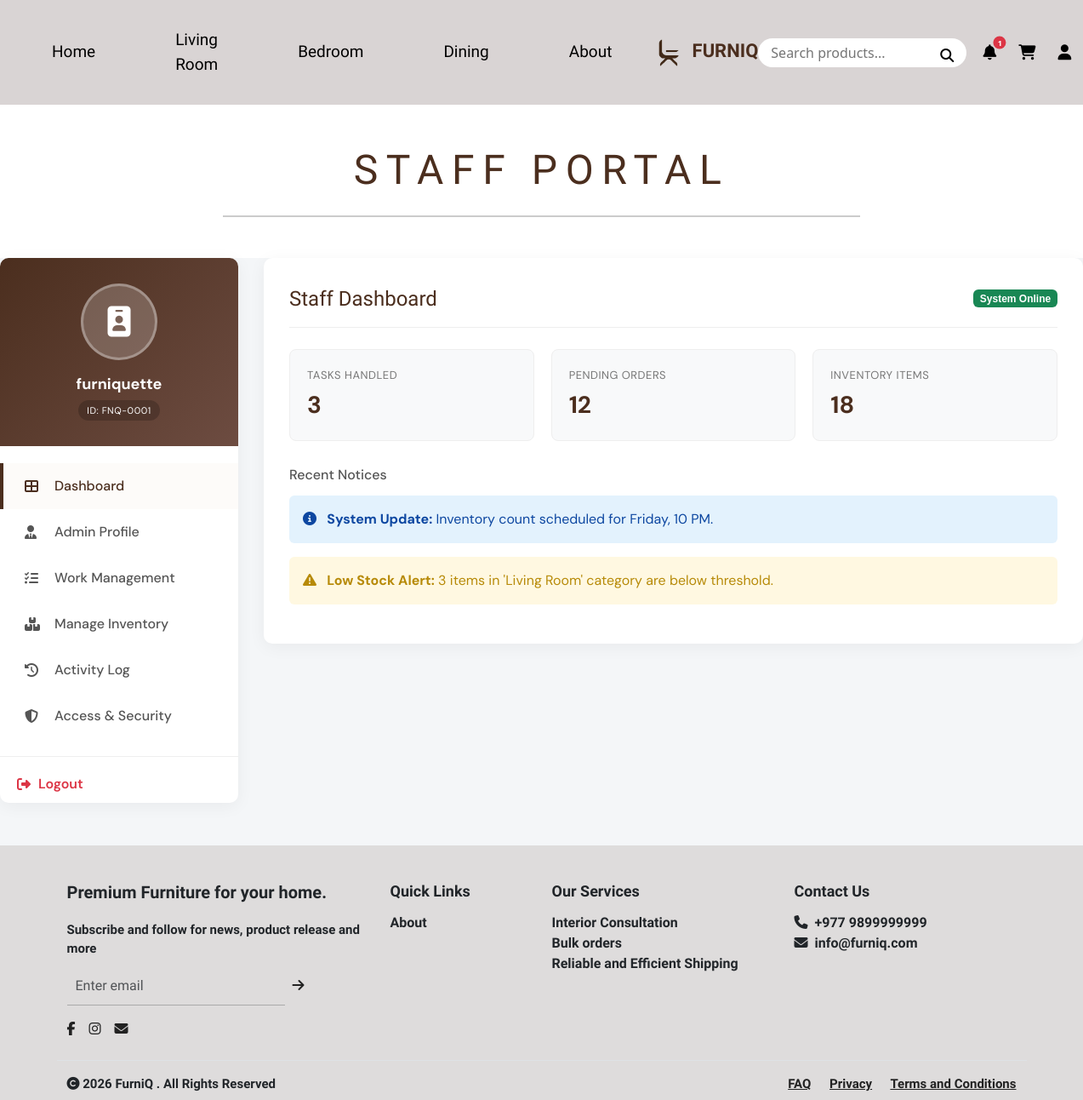
/profile/ (signed in), run on the app's committed database.
### inventory/models.py (models this page shows, shortened)
class WebsiteContent(models.Model):
    header_title = models.CharField(max_length=100, default='FurniQ')
    footer_text = models.TextField(default='Premium Furniture for your home.')
    footer_address = models.CharField(max_length=255, default='Kathmandu, Nepal')
    contact_email = models.EmailField(default='info@furniq.com')
    contact_phone = models.CharField(max_length=20, default='+977 12345678')
    featured_title = models.CharField(max_length=200, default='Lush Collection 2026')
    featured_subtitle = models.CharField(max_length=200, default='Discover the Art of Living')
    featured_image = models.ImageField(upload_to='site_assets/', null=True, blank=True)
    about_title = models.CharField(max_length=100, default='Our Story')
    about_content = models.TextField(default='We craft furniture with love and precision.')
    about_image = models.ImageField(upload_to='site_assets/', null=True, blank=True)
    created_at = models.DateTimeField(auto_now=True)

### inventory/views.py (the view, shortened to what this page needs)
# urls.py: path('profile/', views.profile, name='profile'),
@login_required(login_url='user')
def profile(request):
    profile, created = Profile.objects.get_or_create(user=request.user)
    saved_count = SavedItem.objects.filter(user=request.user).count()
    if request.user.is_staff:
        from django.utils import timezone
        all_pending = Order.objects.filter(status='Pending')
        assigned_count = all_pending.count()
        tasks_handled = OrderStatusHistory.objects.filter(changed_by=request.user).values('order').distinct().count()
        recent_tasks = all_pending.order_by('-order_date')
        activities = OrderStatusHistory.objects.filter(changed_by=request.user).select_related('order').order_by('-changed_at')[:20]
        products = Product.objects.all().order_by('category', 'name')
        active_tab = request.GET.get('tab', 'dashboard')
        context = {
            'profile': profile,
            'assigned_count': assigned_count,
            'tasks_handled': tasks_handled,
            'recent_tasks': recent_tasks,
            'activities': activities,
            'products': products,
            'today': timezone.now(),
            'active_tab': active_tab
        }
        return render(request, 'inventory/staff_profile.html', context)
    return render(request, 'inventory/profile.html', {
        'profile': profile,
        'saved_count': saved_count
    })

### inventory/templates/inventory/staff_profile.html (shortened to what this page needs)
{% extends 'inventory/base.html' %}
{% load static %}
{% block content %}
<section class="container-fluid py-5 bg-white text-center">
    <h1 class="display-5 fw-normal" style="letter-spacing:0.2em; font-family:'Italiana',serif; color: #4b2e1e;">STAFF PORTAL</h1>
    <hr class="mt-4" style="border-top:2px solid #333; width: 60%; margin: 0 auto;">
</section>
<div class="staff-container" style="margin-top: 0;">
    <div class="staff-sidebar">
        <div class="sidebar-profile">
            <div class="staff-avatar">
                <i class="fas fa-id-badge"></i>
            </div>
            <div style="font-weight: bold; font-size: 18px;">{{ user.get_full_name|default:user.username }}</div>
            <div class="staff-id">ID: FNQ-{{ user.id|stringformat:"04d" }}</div>
        </div>
        <div class="nav-menu">
            <a onclick="showSection('dashboard')" class="nav-item {% if active_tab == 'dashboard' %}active{% endif %}" id="nav-dashboard">
                <i class="fas fa-th-large"></i> Dashboard
            </a>
            <a onclick="showSection('profile')" class="nav-item {% if active_tab == 'profile' %}active{% endif %}" id="nav-profile">
                <i class="fas fa-user-tie"></i> {% if user.is_superuser %}Admin Profile{% else %}Staff Profile{% endif %}
            </a>
            <a onclick="showSection('tasks')" class="nav-item {% if active_tab == 'tasks' %}active{% endif %}" id="nav-tasks">
                <i class="fas fa-tasks"></i> Work Management
            </a>
            <a onclick="showSection('inventory')" class="nav-item {% if active_tab == 'inventory' %}active{% endif %}" id="nav-inventory">
                <i class="fas fa-boxes"></i> Manage Inventory
            </a>
            <a onclick="showSection('activity')" class="nav-item {% if active_tab == 'activity' %}active{% endif %}" id="nav-activity">
                <i class="fas fa-history"></i> Activity Log
            </a>
            <a onclick="showSection('security')" class="nav-item {% if active_tab == 'security' %}active{% endif %}" id="nav-security">
                <i class="fas fa-shield-alt"></i> Access & Security
            </a>
        </div>
        <div style="padding: 20px; border-top: 1px solid #eee;">
            <a href="{% url 'logout' %}"
                style="display: flex; align-items: center; color: #dc3545; text-decoration: none; font-weight: 600;">
                <i class="fas fa-sign-out-alt" style="width: 25px;"></i> Logout
            </a>
        </div>
    </div>
    <div class="staff-content">
        <div id="dashboard" class="content-section {% if active_tab == 'dashboard' %}active{% endif %}">
            <div class="section-header">
                Staff Dashboard
                <span class="badge bg-success" style="font-size: 12px; font-family: sans-serif;">System Online</span>
            </div>
            <div class="dashboard-grid">
                <div class="stat-card">
                    <div class="stat-label">Tasks Handled</div>
                    <div class="stat-value">{{ tasks_handled }}</div>
                </div>
                <div class="stat-card">
                    <div class="stat-label">Pending Orders</div>
                    <div class="stat-value">{{ assigned_count }}</div>
                </div>
                <div class="stat-card">
                    <div class="stat-label">Inventory Items</div>
                    <div class="stat-value">{{ products.count }}</div>
                </div>
            </div>
            <h4 style="font-family: 'DM Sans'; font-size: 16px; margin-bottom: 15px; color: #555;">Recent Notices</h4>
            <div class="alert alert-info" style="background-color: #e3f2fd; border: none; color: #0d47a1;">
                <i class="fas fa-info-circle me-2"></i> <strong>System Update:</strong> Inventory count scheduled for
                Friday, 10 PM.
            </div>
            <div class="alert alert-warning" style="background-color: #fff8e1; border: none; color: #b78a08;">
                <i class="fas fa-exclamation-triangle me-2"></i> <strong>Low Stock Alert:</strong> 3 items in 'Living
                Room' category are below threshold.
            </div>
        </div>
    </div>
</div>
{% endblock %}

### inventory/templates/inventory/base.html (shortened to what this page needs)
{% load static %}
<!DOCTYPE html>
<html lang="en">
<head>
    <link href="https://cdn.jsdelivr.net/npm/bootstrap@5.3.0/dist/css/bootstrap.min.css" rel="stylesheet">
    <link rel="stylesheet" href="https://cdnjs.cloudflare.com/ajax/libs/font-awesome/6.5.0/css/all.min.css">
    <link rel="stylesheet" href="{% static 'css/styles.css' %}">
</head>
<body>
    <nav class="navbar navbar-expand-lg navbar-custom">
        <div class="container-fluid">
            <ul class="navbar-nav flex-row">
                <li class="nav-item"><a class="nav-link" href="{% url 'home' %}">Home</a></li>
                <li class="nav-item"><a class="nav-link" href="{% url 'livingroom' %}">Living Room</a></li>
                <li class="nav-item"><a class="nav-link" href="{% url 'bedroom' %}">Bedroom</a></li>
                <li class="nav-item"><a class="nav-link" href="{% url 'dining' %}">Dining</a></li>
                <li class="nav-item"><a class="nav-link" href="{% url 'about' %}">About</a></li>
            </ul>
            <a class="navbar-brand mx-auto text-center" href="{% url 'home' %}" align-items="center">
                <img src="{% static 'images/FurniQ.png' %}" alt="Logo" height="40"
                    class="d-inline-block align-text-center">
                <span class="logo-text">{{ site_content.header_title|default:"FURNIQ"|upper }}</span>
            </a>
            <div class="d-flex align-items-center">
                <form action="{% url 'search_results' %}" method="GET" class="position-relative">
                    <div class="position-relative">
                        <input type="text" name="q" class="search-bar" placeholder="Search products...">
                        <button type="submit"
                            style="background:none; border:none; position:absolute; right:15px; top:8px; padding:0;">
                            <i class="fa fa-search"></i>
                        </button>
                    </div>
                </form>
                <div class="nav-icons-container">
                    <div class="dropdown">
                        <button class="dropdown-trigger position-relative" data-bs-toggle="dropdown"
                            aria-expanded="false">
                            <i class="fa fa-bell"></i>
                            {% if notif_count > 0 %}
                            <span
                                class="position-absolute top-0 start-100 translate-middle badge rounded-pill bg-danger"
                                style="font-size: 9px; padding: 3px 5px;">
                                {{ notif_count }}
                            </span>
                            {% endif %}
                        </button>
                    </div>
                    <a href="{% url 'cart' %}" class="icon-btn position-relative">
                        <i class="fa fa-shopping-cart"></i>
                    </a>
                    {% if user.is_authenticated %}
                    <div class="dropdown">
                        <button class="dropdown-trigger" data-bs-toggle="dropdown" aria-expanded="false">
                            <i class="fa fa-user"></i>
                        </button>
                    </div>
                    {% else %}
                    <a href="{% url 'user' %}" class="icon-btn"><i class="fa fa-user"></i></a>
                    {% endif %}
                </div>
            </div>
        </div>
    </nav>
    <div style="min-height: 50vh;">
        {% block content %}
        {% endblock %}
    </div>
    <footer style="background:#dedcdc; padding:40px 0 0 0; font-family:'Italiana',serif;">
        <div class="container">
            <div class="row">
                <div class="col-md-4 mb-4">
                    <div style="font-size:20px; margin-bottom:18px; font-weight:bold;">{{ site_content.footer_text|default:"Where comfort meets class." }}</div>
                    <div style="font-size:15px; margin-bottom:10px; font-weight:bold;">Subscribe and follow for news,
                        product release and more</div>
                    <form action="{% url 'subscribe' %}" method="POST" class="d-flex mb-3" style="max-width:280px;">
                        <input type="email" name="email" class="form-control rounded-0" placeholder="Enter email" required
                            style="border:none; border-bottom:1px solid #aaa; border-radius:0; background:transparent;">
                        <button type="submit" class="btn btn-link p-0 ms-2" style="color:#222; text-decoration:none;"><i
                                class="fa fa-arrow-right"></i></button>
                    </form>
                    <div>
                        <a href="#" style="color:#222; margin-right:12px;"><i class="fab fa-facebook-f"></i></a>
                        <a href="#" style="color:#222; margin-right:12px;"><i class="fab fa-instagram"></i></a>
                        <a href="#" style="color:#222;"><i class="fa fa-envelope"></i></a>
                    </div>
                </div>
                <div class="col-md-2 mb-4">
                    <div style="font-size:18px; margin-bottom:12px; font-weight:bold;">Quick Links</div>
                    <div style="font-size:16px; font-weight:bold;"><a href="{% url 'about' %}" style="text-decoration:none; color:inherit;">About</a></div>
                </div>
                <div class="col-md-3 mb-4">
                    <div style="font-size:18px; margin-bottom:12px; font-weight:bold;">Our Services</div>
                    <div style="font-size:16px; font-weight:bold;">Interior Consultation</div>
                    <div style="font-size:16px; font-weight:bold;">Bulk orders</div>
                    <div style="font-size:16px; font-weight:bold;">Reliable and Efficient Shipping</div>
                </div>
                <div class="col-md-3 mb-4">
                    <div style="font-size:18px; margin-bottom:12px; font-weight:bold;">Contact Us</div>
                    <div style="font-size:16px; font-weight:bold;"><i class="fa fa-phone me-2"></i>{{ site_content.contact_phone|default:"+977 979-9999999" }}
                    </div>
                    <div style="font-size:16px; font-weight:bold;"><i class="fa fa-envelope me-2"></i>{{ site_content.contact_email|default:"furniq@gmail.com" }}</div>
                </div>
            </div>
            <div class="row border-top pt-3 pb-2" style="font-size:15px; font-weight:bold;">
                <div class="col-md-6 text-start">
                    <span><i class="fa fa-copyright"></i> 2026 {{ site_content.header_title|default:"FurniQ" }} . All Rights Reserved</span>
                </div>
                <div class="col-md-6 text-end">
                    <a href="#" style="color:#222; margin-right:18px; font-weight:bold;">FAQ</a>
                    <a href="#" style="color:#222; margin-right:18px; font-weight:bold;">Privacy</a>
                    <a href="#" style="color:#222; font-weight:bold;">Terms and Conditions</a>
                </div>
            </div>
        </div>
    </footer>
</body>
</html>

### data on the page
WebsiteContent: header_title "FURNIQ", footer_text "Premium Furniture for your home.", contact_phone "+977 9899999999", contact_email "info@furniq.com", header_title "FurniQ"

### other printed values
{{ notif_count }} "1"
{{ user.get_full_name|default:user.username }} "furniquette"
{{ user.id|stringformat:"04d" }} "0001"
{{ tasks_handled }} "3"
{{ assigned_count }} "12"
{{ products.count }} "18"
